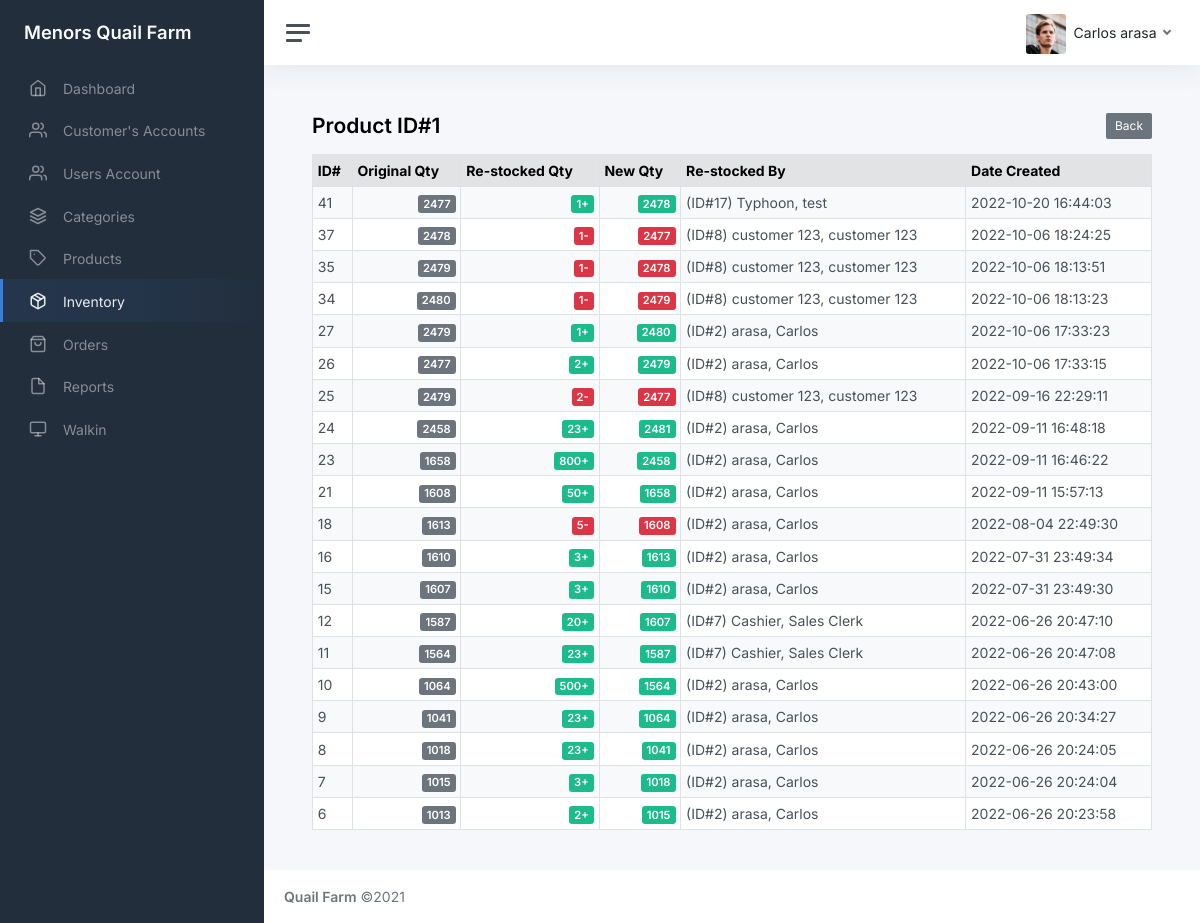
Before: /admin/inventory_view.php?id=1 (signed in) with the older database file.
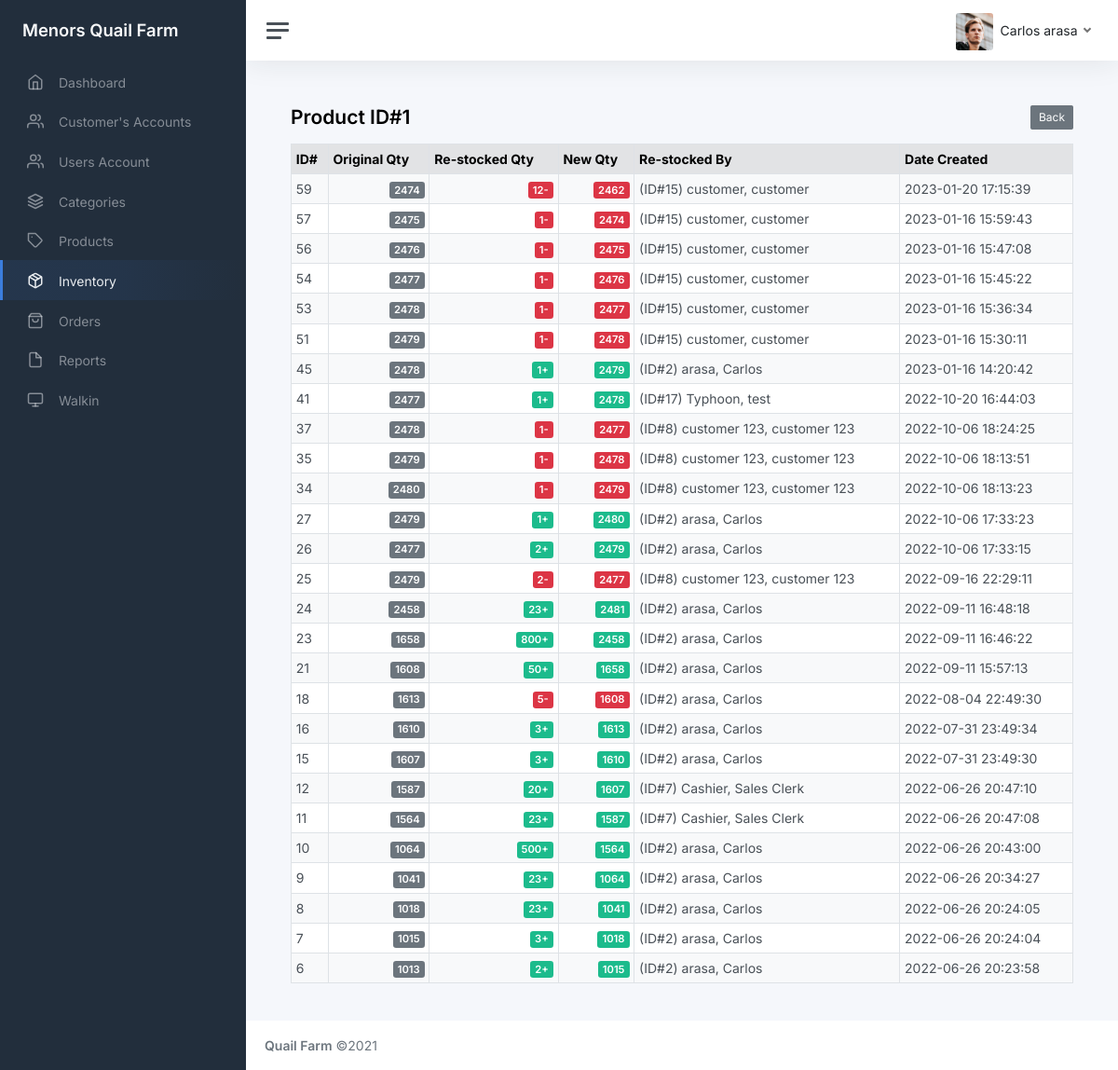
After: the same page with the newer database file.
### tables this page shows
CREATE TABLE `tbl_inventory_history` (
  `id` int(11) NOT NULL AUTO_INCREMENT,
  `product_id` int(11) DEFAULT NULL,
  `original_qty` int(11) DEFAULT NULL,
  `qty` int(11) DEFAULT NULL,
  `created_by` int(11) DEFAULT NULL,
  `date_created` datetime DEFAULT current_timestamp(),
  PRIMARY KEY (`id`)
);

### functions.php (called while the page is built, shortened)
<?php
function get_list($sql)
{
    $result = mysqli_query($_SESSION['conn'], $sql);
    $temp = array();
    while ($row = $result->fetch_assoc()) {
        $temp[] = $row;
    }
    return $temp;
}

### admin/inventory_view.php (the view)
<?php include_once('header.php') ?>
<?php
$id = $_GET['id'];
?>
<main class="content">
  <div class="container-fluid p-0">
    <h1 class="h3 mb-3"><strong>Product ID#<?= $id ?> </strong> <a href="inventory.php" class="btn btn-sm btn-secondary" style="float:right"> Back</a></h1>
    <table class="table table-sm table-striped table-hover table-bordered">
      <thead class="table-secondary">
        <tr>
          <th scope="col">ID#</th>
          <th scope="col">Original Qty</th>
          <th scope="col">Re-stocked Qty</th>
          <th scope="col">New Qty</th>
          <th scope="col">Re-stocked By</th>
          <th scope="col">Date Created</th>
        </tr>
      </thead>
      <tbody>
        <?php foreach (get_list("select h.*,concat('(ID#',i.id,') ',i.last_name,', ',i.first_name) as created_by from tbl_inventory_history h left join tbl_users_info i on i.id = h.created_by where h.product_id =" . $id . " order by h.date_created desc") as $res) { ?>
          <tr>
            <td><?php echo $res['id']; ?></td>
            <td class="text-end"><span class="badge bg-secondary"><?php echo $res['original_qty']; ?></span></td>
            <td class="text-end"><span class="badge <?php echo ($res['qty'] + $res['original_qty'] > $res['original_qty']) ? 'bg-success' : 'bg-danger'; ?>"><?php echo abs($res['qty']); ?><?php echo ($res['qty'] + $res['original_qty'] > $res['original_qty']) ? '+' : '-'; ?></span> </td>
            <td class="text-end"><span class="badge <?php echo ($res['qty'] + $res['original_qty'] > $res['original_qty']) ? 'bg-success' : 'bg-danger'; ?>"><?php echo $res['qty'] + $res['original_qty']; ?></span></td>
            <td><?php echo $res['created_by']; ?></td>
            <td><?php echo $res['date_created']; ?></td>
          </tr>
        <?php } ?>
      </tbody>
    </table>
  </div>
</main>
<?php include_once('footer.php') ?>

### admin/header.php (shortened to what this page needs)
<?php include('../functions.php') ?>
<!DOCTYPE html>
<html lang="en">
<head>
  <link href="css/app.css" rel="stylesheet">
  <link href="css/custom.css" rel="stylesheet">
</head>
<body>
  <div class="wrapper">
    <nav id="sidebar" class="sidebar js-sidebar">
      <div class="sidebar-content js-simplebar">
        <a class="sidebar-brand" href="index.php">
          <span class="align-middle">Menors Quail Farm</span>
        </a>
        <ul class="sidebar-nav">
          <li class="sidebar-item <?= (strpos($_SERVER['REQUEST_URI'], 'index') !== false) ? 'active' : '' ?>">
            <a class="sidebar-link" href="index.php">
              <i class="align-middle" data-feather="home"></i> <span class="align-middle">Dashboard</span>
            </a>
          </li>
          <li class="sidebar-item <?= (strpos($_SERVER['REQUEST_URI'], 'customer') !== false) ? 'active' : '' ?>">
            <a class="sidebar-link" href="customer.php">
              <i class="align-middle" data-feather="users"></i> <span class="align-middle">Customer's Accounts</span>
            </a>
          </li>
          <li class="sidebar-item <?= (strpos($_SERVER['REQUEST_URI'], 'user') !== false) ? 'active' : '' ?>">
            <a class="sidebar-link" href="user.php">
              <i class="align-middle" data-feather="users"></i> <span class="align-middle">Users Account</span>
            </a>
          </li>
          <li class="sidebar-item <?= (strpos($_SERVER['REQUEST_URI'], 'category') !== false || strpos($_SERVER['REQUEST_URI'], 'category_edit') !== false) ? 'active' : '' ?>">
            <a class="sidebar-link" href="category.php">
              <i class="align-middle" data-feather="layers"></i> <span class="align-middle">Categories</span>
            </a>
          </li>
          <li class="sidebar-item <?= (strpos($_SERVER['REQUEST_URI'], 'product') !== false || strpos($_SERVER['REQUEST_URI'], 'product_edit') !== false) ? 'active' : '' ?>">
            <a class="sidebar-link" href="product.php">
              <i class="align-middle" data-feather="tag"></i> <span class="align-middle">Products</span>
            </a>
          </li>
          <li class="sidebar-item <?= (strpos($_SERVER['REQUEST_URI'], 'inventory') !== false || strpos($_SERVER['REQUEST_URI'], 'inventory_edit') !== false) ? 'active' : '' ?>">
            <a class="sidebar-link" href="inventory.php">
              <i class="align-middle" data-feather="package"></i> <span class="align-middle">Inventory</span>
            </a>
          </li>
          <li class="sidebar-item <?= (strpos($_SERVER['REQUEST_URI'], 'order') !== false || strpos($_SERVER['REQUEST_URI'], 'order_view') !== false) ? 'active' : '' ?>">
            <a class="sidebar-link" href="order.php">
              <i class="align-middle" data-feather="shopping-bag"></i> <span class="align-middle">Orders</span>
            </a>
          </li>
          <li class="sidebar-item <?= (strpos($_SERVER['REQUEST_URI'], 'report') !== false || strpos($_SERVER['REQUEST_URI'], 'report_edit') !== false) ? 'active' : '' ?>">
            <a class="sidebar-link" href="report.php">
              <i class="align-middle" data-feather="file"></i> <span class="align-middle">Reports</span>
            </a>
          </li>
          <li class="sidebar-item <?= (strpos($_SERVER['REQUEST_URI'], 'walkin') !== false || strpos($_SERVER['REQUEST_URI'], 'walkin_edit') !== false) ? 'active' : '' ?>">
            <a class="sidebar-link" href="walkin.php">
              <i class="align-middle" data-feather="monitor"></i> <span class="align-middle">Walkin</span>
            </a>
          </li>
      </div>
    </nav>
    <div class="main">
      <nav class="navbar navbar-expand navbar-light navbar-bg">
        <a class="sidebar-toggle js-sidebar-toggle">
          <i class="hamburger align-self-center"></i>
        </a>
        <div class="navbar-collapse collapse">
          <ul class="navbar-nav navbar-align">
            <li class="nav-item dropdown">
              <a class="nav-link dropdown-toggle d-none d-sm-inline-block" href="#" data-bs-toggle="dropdown">
                <img src="img/avatars/avatar.jpg" class="avatar img-fluid rounded me-1" alt="Charles Hall" /> <span class="text-dark"><?= $_SESSION['user']->first_name . " " . $_SESSION['user']->last_name ?></span>
              </a>
            </li>
          </ul>
        </div>
      </nav>

### admin/footer.php (shortened to what this page needs)
<footer class="footer">
  <div class="container-fluid">
    <div class="row text-muted">
      <div class="col-6 text-start">
        <p class="mb-0">
          <a class="text-muted" href="#" target="_blank"><strong>Quail Farm</strong></a> &copy;2021
        </p>
      </div>
    </div>
  </div>
</footer>
</div>
</div>
</body>
</html>

### admin/css/custom.css (style rules this page uses)
.table { background: #fff; }
.table > thead > tr > th { border-bottom: 1px solid #e6e7e8; vertical-align: middle; height: 50px; }
.table > thead > tr > th { height: unset!important; }

Changed rows visible on the page:
added tbl_inventory_history: id "59", original_qty "2474", qty "12", $res['qty'] + $res['original_qty'] "2462", created_by "(ID#15) customer, customer", date_created "2023-01-20 17:15:39"
added tbl_inventory_history: id "57", original_qty "2475", qty "1", $res['qty'] + $res['original_qty'] "2474", created_by "(ID#15) customer, customer", date_created "2023-01-16 15:59:43"
added tbl_inventory_history: id "56", original_qty "2476", qty "1", $res['qty'] + $res['original_qty'] "2475", created_by "(ID#15) customer, customer", date_created "2023-01-16 15:47:08"
added tbl_inventory_history: id "54", original_qty "2477", qty "1", $res['qty'] + $res['original_qty'] "2476", created_by "(ID#15) customer, customer", date_created "2023-01-16 15:45:22"
added tbl_inventory_history: id "53", original_qty "2478", qty "1", $res['qty'] + $res['original_qty'] "2477", created_by "(ID#15) customer, customer", date_created "2023-01-16 15:36:34"
added tbl_inventory_history: id "51", original_qty "2479", qty "1", $res['qty'] + $res['original_qty'] "2478", created_by "(ID#15) customer, customer", date_created "2023-01-16 15:30:11"
added tbl_inventory_history: id "45", original_qty "2478", qty "1", $res['qty'] + $res['original_qty'] "2479", created_by "(ID#2) arasa, Carlos", date_created "2023-01-16 14:20:42"
